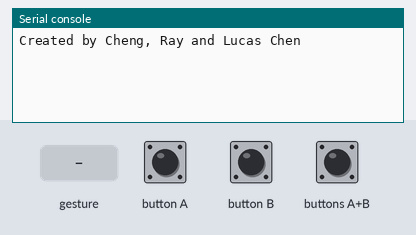
A program run on a simulated BBC micro:bit (MakeCode). Shown: the last lines printed to the serial console. The inputs (shaded band) are chosen by the test bench. A tilt is held for 1.5 s and a shake lasts 1 s, then the board lies face up again.

Above: at 1.2 s.
1.3 s: button A pressed for 0.15 s
At 2.3 s:
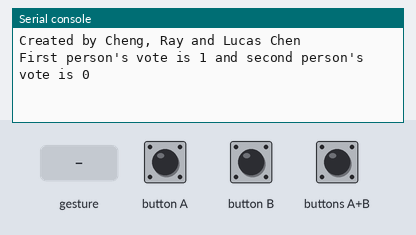
2.9 s: gesture 'shake'
At 4.1 s:
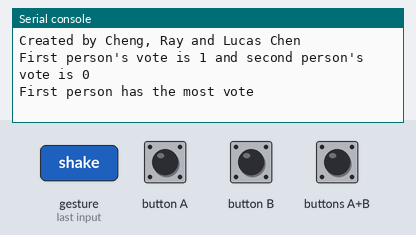
4.6 s: button B pressed for 0.15 s
At 5.9 s:
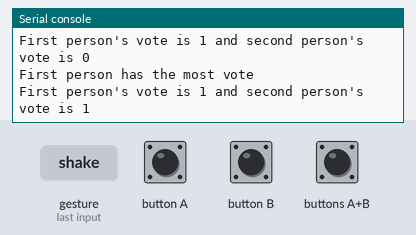
6.2 s: gesture 'shake'
At 7.6 s:
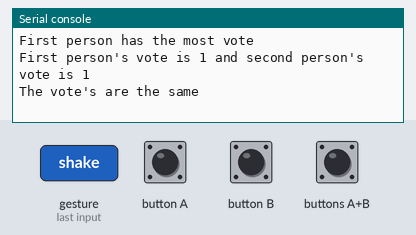
7.9 s: button A pressed for 0.15 s
At 8.5 s:
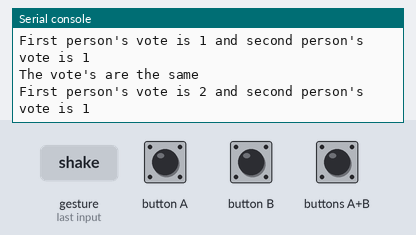
9.5 s: button B pressed for 0.15 s
At 10.9 s:
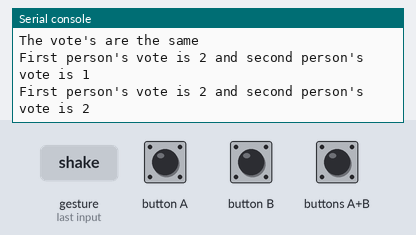
Timing chart, 0 to 12.1 s (numbered marks = the images above; inputs shaded):
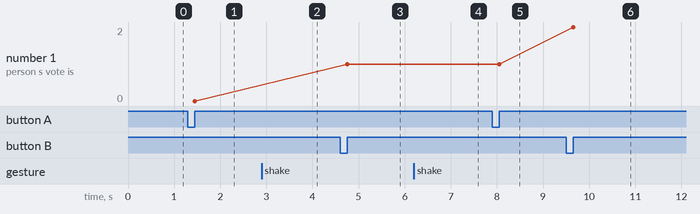

The program:

main.ts
```typescript
input.onButtonPressed(Button.A, function () {
    First_persons_vote += 1
    console.log("First person's vote is " + ("" + ("" + ("" + ("" + First_persons_vote)))) + " and " + "second person's vote is " + ("" + ("" + ("" + ("" + second_persons_vote)))))
})
input.onGesture(Gesture.Shake, function () {
    console.log(People_has_the_most_vote)
})
input.onButtonPressed(Button.AB, function () {
    console.log("First person's vote is " + ("" + ("" + ("" + ("" + First_persons_vote)))) + " and " + "second person's vote is " + ("" + ("" + ("" + ("" + second_persons_vote)))))
})
input.onButtonPressed(Button.B, function () {
    second_persons_vote += 1
    console.log("First person's vote is " + ("" + ("" + ("" + ("" + First_persons_vote)))) + " and " + "second person's vote is " + ("" + ("" + ("" + ("" + second_persons_vote)))))
})
let First_persons_vote = 0
let People_has_the_most_vote = ""
let second_persons_vote = 0
console.log("Created by Cheng, Ray and Lucas Chen")
basic.forever(function () {
    if (First_persons_vote > second_persons_vote) {
        People_has_the_most_vote = "First person has the most vote"
    } else if (First_persons_vote < second_persons_vote) {
        People_has_the_most_vote = "Second person has the most vote"
    } else {
        People_has_the_most_vote = "The vote's are the same"
    }
})
```

test.ts
```typescript
// 在此处测试；当此软件包作为插件使用时，将不会编译此软件包。
```

Measured:
- after the input at 1.3 s, the serial console: prints a new line after 0.15 s (image 1)
- after the input at 2.9 s, the serial console: prints a new line after 0.20 s (image 2)
- after the input at 4.6 s, the serial console: prints a new line after 0.15 s (image 3)
- after the input at 6.2 s, the serial console: prints a new line after 0.20 s (image 4)
- after the input at 7.9 s, the serial console: prints a new line after 0.15 s (image 5)
- after the input at 9.5 s, the serial console: prints a new line after 0.15 s (image 6)
- plotted number 1: 0 → 1 after the input at 4.6 s
